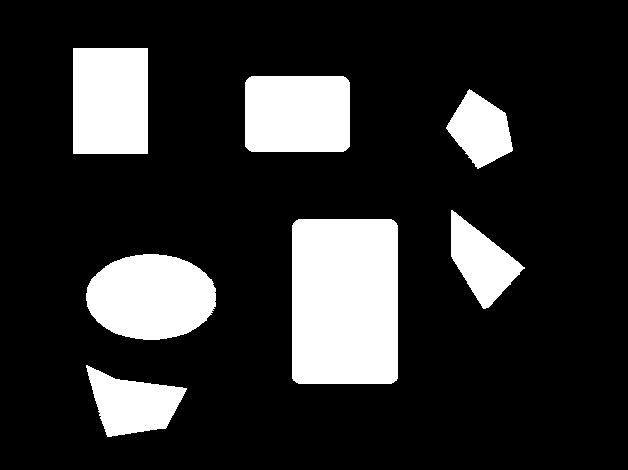
//> input picture exp1/cc_input.png, 628 x 470 px
$ ./main cc_input.png B.png   (built with g++ and OpenCV 4)
//> lines starting //> are read from the running program, lines starting //| are printed output that depends on the picture; after the words box and inside, x2 and y2 are one past the last pixel; in counts of white or black regions, pixels touching at a corner belong together
#include <iostream>
#include<opencv2/core.hpp>
#include<opencv2/opencv.hpp>
#include<opencv2/highgui.hpp>

int cvAdd4cMat_q(cv::Mat &dst, cv::Mat &scr, double scale);

int main(int argc , char **argv) {
    char * fileName = argv[1];
    char * bg = argv[2];
    cv::Mat im = cv::imread(fileName,-1);
//> im: 470 rows x 628 cols, CV_8UC1; 18% white; 7 white regions, largest, box (x1, y1, x2, y2) and area: (292, 219, 398, 384) 17426, (86, 254, 216, 340) 8806, (73, 48, 148, 154) 7950
    cv::Mat im_b = cv::imread(bg);
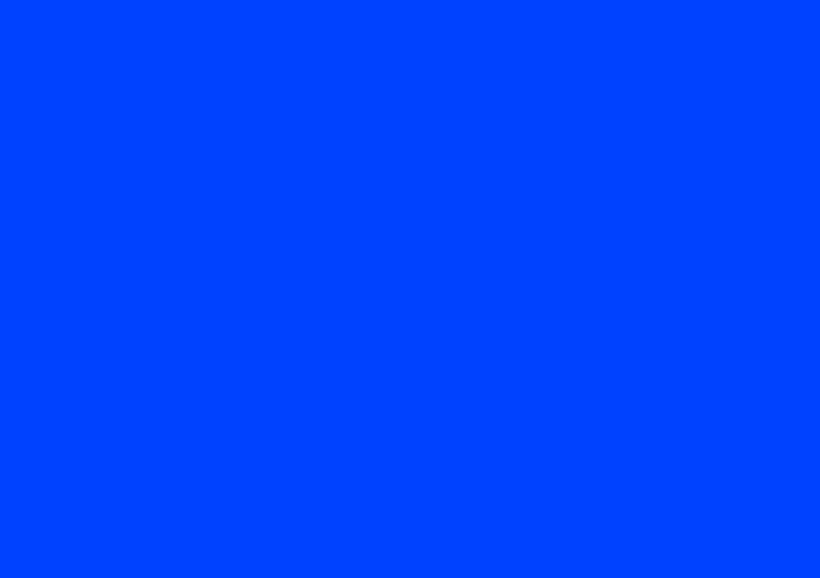
//> input picture exp1/B.png, 820 x 578 px
//> im_b is the input picture: 578 rows x 820 cols, CV_8UC3; mean B, G, R 255, 66, 0
    if(im.empty() || im_b.empty()){
        std::cout <<  "Could not open or find the image" << std::endl ;
        return -1;
    }
    cv::Mat img1_t1(im_b, cvRect(0, 0, im.cols, im.rows));
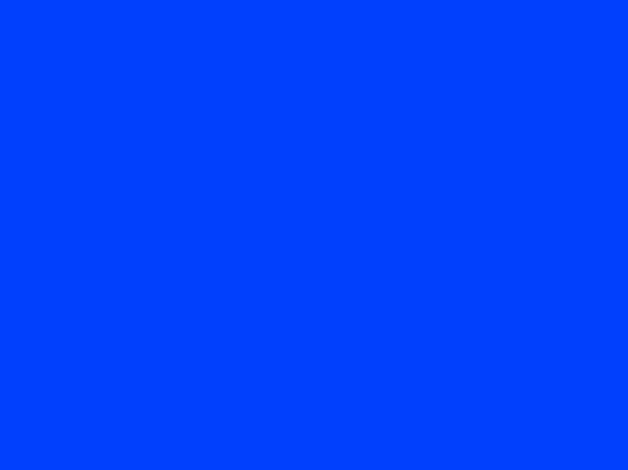
//> img1_t1: 470 rows x 628 cols, CV_8UC3; mean B, G, R 255, 66, 0
    cvAdd4cMat_q(img1_t1,im,1.0);

    cv::namedWindow("display image",cv::WINDOW_AUTOSIZE);


    cv::imshow("C",im_b);
    cv::waitKey(0);
    return 0;
//> (the program exits here)
